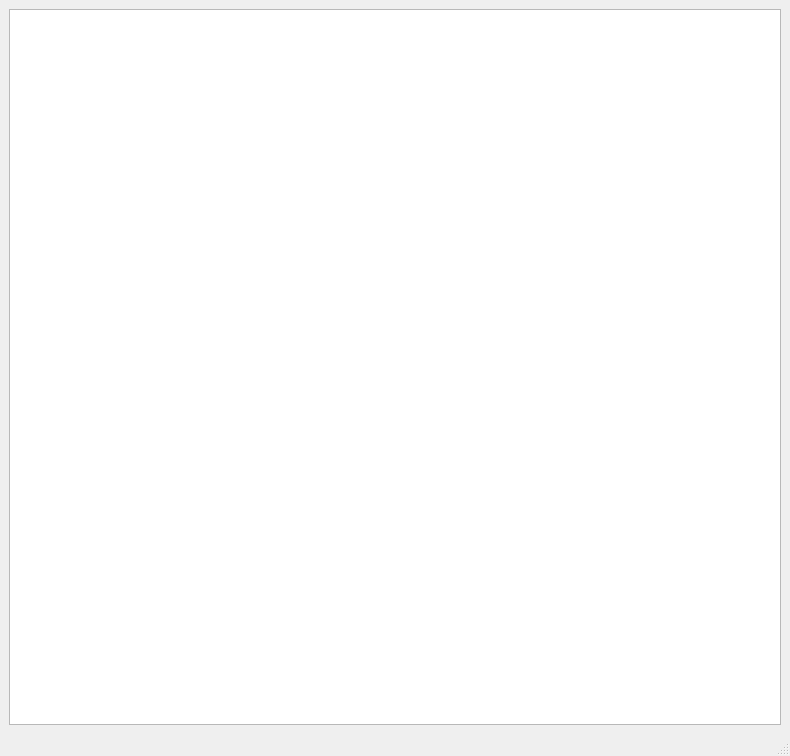
<?xml version="1.0" encoding="UTF-8"?>
<ui version="4.0">
 <class>MainWindow</class>
 <widget class="QMainWindow" name="MainWindow">
  <property name="geometry">
   <rect>
    <x>0</x>
    <y>0</y>
    <width>790</width>
    <height>756</height>
   </rect>
  </property>
  <property name="windowTitle">
   <string>MainWindow</string>
  </property>
  <widget class="QWidget" name="centralwidget">
   <layout class="QVBoxLayout" name="verticalLayout">
    <item>
     <widget class="QTextEdit" name="textEdit"/>
    </item>
   </layout>
  </widget>
  <widget class="QMenuBar" name="menubar">
   <property name="geometry">
    <rect>
     <x>0</x>
     <y>0</y>
     <width>790</width>
     <height>26</height>
    </rect>
   </property>
  </widget>
  <widget class="QStatusBar" name="statusbar"/>
 </widget>
 <resources/>
 <connections/>
</ui>
